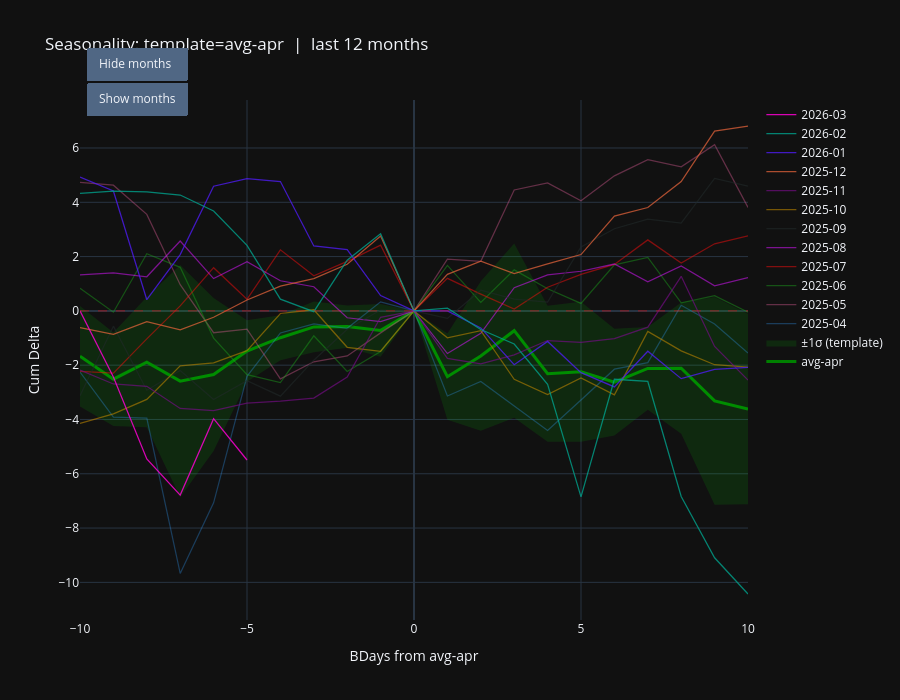

Write notebook code for a chart like this one.
### Code cell
import re
from RVUtils.seasonality_utils import monthend_cumsum_seasonality

# seasonality_df = monthend_cumsum_seasonality(df[df.index > datetime.date(2025, 1, 1)].dropna(), window=20)
# seasonality_df = monthend_cumsum_seasonality(df[["USD-SOFR-1D 7Y/20Y CURVE SPREADOVER"]].dropna(), window=10)
seasonality_df = monthend_cumsum_seasonality(df[["USD-SOFR-1D 20Y OUTRIGHT SPREADOVER"]].dropna(), window=10)
display(seasonality_df)

fig = go.Figure()

# me_col = f"avg"
me_col = "avg-apr"
line_w = 1.25
min_op = 0.35
max_op = 0.85

fig = go.Figure()
fig.add_trace(
    go.Scatter(
        x=seasonality_df.index,
        y=seasonality_df[me_col],
        mode="lines",
        name=f"{me_col}",
        line=dict(color="green", width=3),
    )
)
fig.add_hline(y=0, line_width=0.5, line_dash="dash", line_color="red")
if f"{me_col}+std1" in seasonality_df.columns and f"{me_col}-std1" in seasonality_df.columns:
    fig.add_trace(go.Scatter(x=seasonality_df.index, y=seasonality_df[f"{me_col}+std1"], mode="lines", line=dict(width=0), showlegend=False))
    fig.add_trace(
        go.Scatter(
            x=seasonality_df.index,
            y=seasonality_df[f"{me_col}-std1"],
            mode="lines",
            line=dict(width=0),
            fill="tonexty",
            fillcolor="rgba(0, 255, 0, 0.10)",
            name="±1σ (template)",
        )
    )

n_last = 12
monthly_cols = [c for c in seasonality_df.columns if isinstance(c, str) and re.fullmatch(r"\d{4}-\d{2}", c)]
monthly_cols = sorted(monthly_cols)  # chronological
keep = monthly_cols[-n_last:] if n_last > 0 else []

# keep = ["2024-11", "2023-11", "2022-11", "2021-11", "2020-11"]

alphas = np.linspace(min_op, max_op, num=len(keep)) if keep else []
palette = px.colors.qualitative.Dark24 if hasattr(px.colors.qualitative, "Dark24") else px.colors.qualitative.Plotly
for i, col in enumerate(keep):
    fig.add_trace(
        go.Scatter(
            x=seasonality_df.index,
            y=seasonality_df[col],
            mode="lines",
            name=col,  # legend shows 'YYYY-MM'
            opacity=float(alphas[i]),
            line=dict(width=line_w, color=palette[i % len(palette)]),
        )
    )

fig.update_layout(
    xaxis_title=f"BDays from {me_col}",
    yaxis_title="Cum Delta",
    title=f"Seasonality: template={me_col}  |  last {len(keep)} months",
    showlegend=True,
    template="plotly_dark",
    height=700,
    updatemenus=[
        dict(
            type="buttons",
            showactive=False,
            x=0.01,
            y=1.10,
            xanchor="left",
            yanchor="top",
            buttons=[
                dict(label="Hide months", method="update", args=[{"visible": [True, True, True] + [False] * len(keep)}]),
                dict(label="Show months", method="update", args=[{"visible": [True, True, True] + [True] * len(keep)}]),
            ],
        )
    ],
)
fig.update_xaxes(showspikes=True, spikecolor="white", spikesnap="cursor", spikemode="across", showgrid=True)
fig.update_yaxes(showspikes=True, spikecolor="white", spikesnap="cursor", spikethickness=0.5, showgrid=True)

fig.show(config={"modeBarButtonsToAdd": ["drawline", "drawopenpath", "drawclosedpath", "drawcircle", "drawrect", "eraseshape"]})

### Figure 1 — Plotly figure (JSON) as saved in the notebook; plotly's stock layout.template omitted (floating-point values rounded to 4 significant figures)
{"data": [{"line": {"color": "green", "width": 3}, "mode": "lines", "name": "avg-apr", "type": "scatter", "x": [-10, -9, -8, -7, -6, -5, -4, -3, -2, -1, 0, 1, 2, 3, 4, 5, 6, 7, 8, 9, 10], "y": [-1.67, -2.516, -1.887, -2.586, -2.346, -1.477, -0.9887, -0.589, -0.5786, -0.7175, 0, -2.424, -1.661, -0.7294, -2.313, -2.241, -2.623, -2.121, -2.111, -3.315, -3.614]}, {"line": {"width": 0}, "mode": "lines", "showlegend": false, "type": "scatter", "x": [-10, -9, -8, -7, -6, -5, -4, -3, -2, -1, 0, 1, 2, 3, 4, 5, 6, 7, 8, 9, 10], "y": [0.1841, -0.7937, 0.5103, 1.688, 0.4735, -0.3468, -0.1614, 0.343, 0.2018, 0.2555, 0, -0.8342, 1.092, 2.478, 0.1921, 0.3402, -0.6583, -0.598, 0.3077, 0.5151, -0.1057]}, {"fill": "tonexty", "fillcolor": "rgba(0, 255, 0, 0.10)", "line": {"width": 0}, "mode": "lines", "name": "±1σ (template)", "type": "scatter", "x": [-10, -9, -8, -7, -6, -5, -4, -3, -2, -1, 0, 1, 2, 3, 4, 5, 6, 7, 8, 9, 10], "y": [-3.523, -4.238, -4.285, -6.86, -5.166, -2.608, -1.816, -1.521, -1.359, -1.691, 0, -4.015, -4.415, -3.937, -4.818, -4.822, -4.589, -3.643, -4.53, -7.144, -7.123]}, {"line": {"color": "#2E91E5", "width": 1.25}, "mode": "lines", "name": "2025-04", "opacity": 0.35, "type": "scatter", "x": [-10, -9, -8, -7, -6, -5, -4, -3, -2, -1, 0, 1, 2, 3, 4, 5, 6, 7, 8, 9, 10], "y": [-2.251, -3.914, -3.946, -9.671, -7.069, -2.413, -0.8126, -0.4783, -0.6427, 0.3338, 0, -3.136, -2.602, -3.508, -4.402, -3.285, -2.147, -1.904, 0.2069, -0.482, -1.552]}, {"line": {"color": "#E15F99", "width": 1.25}, "mode": "lines", "name": "2025-05", "opacity": 0.3955, "type": "scatter", "x": [-10, -9, -8, -7, -6, -5, -4, -3, -2, -1, 0, 1, 2, 3, 4, 5, 6, 7, 8, 9, 10], "y": [4.732, 4.63, 3.555, 0.964, -0.8041, -0.6723, -2.504, -1.875, -1.661, -0.8103, 0, 1.902, 1.827, 4.454, 4.711, 4.058, 4.974, 5.572, 5.309, 6.121, 3.812]}, {"line": {"color": "#1CA71C", "width": 1.25}, "mode": "lines", "name": "2025-06", "opacity": 0.4409, "type": "scatter", "x": [-10, -9, -8, -7, -6, -5, -4, -3, -2, -1, 0, 1, 2, 3, 4, 5, 6, 7, 8, 9, 10], "y": [0.8314, -0.04807, 2.107, 1.605, -1.004, -2.349, -2.644, -0.9196, -2.23, -1.496, 0, 1.676, 0.315, 1.511, 0.8133, 0.2747, 1.694, 1.97, 0.2948, 0.562, -0.04884]}, {"line": {"color": "#FB0D0D", "width": 1.25}, "mode": "lines", "name": "2025-07", "opacity": 0.4864, "type": "scatter", "x": [-10, -9, -8, -7, -6, -5, -4, -3, -2, -1, 0, 1, 2, 3, 4, 5, 6, 7, 8, 9, 10], "y": [-2.232, -2.296, -1.032, 0.1825, 1.591, 0.4281, 2.25, 1.295, 1.824, 2.423, 0, 1.199, 0.6185, 0.06776, 0.8712, 1.345, 1.713, 2.615, 1.763, 2.471, 2.763]}, {"line": {"color": "#DA16FF", "width": 1.25}, "mode": "lines", "name": "2025-08", "opacity": 0.5318, "type": "scatter", "x": [-10, -9, -8, -7, -6, -5, -4, -3, -2, -1, 0, 1, 2, 3, 4, 5, 6, 7, 8, 9, 10], "y": [1.323, 1.397, 1.256, 2.574, 1.191, 1.808, 1.11, 0.8905, -0.253, -0.3964, 0, -1.571, -0.8267, 0.8531, 1.325, 1.46, 1.726, 1.069, 1.651, 0.9215, 1.227]}, {"line": {"color": "#222A2A", "width": 1.25}, "mode": "lines", "name": "2025-09", "opacity": 0.5773, "type": "scatter", "x": [-10, -9, -8, -7, -6, -5, -4, -3, -2, -1, 0, 1, 2, 3, 4, 5, 6, 7, 8, 9, 10], "y": [-3.126, -0.5624, -2.922, -2.196, -3.262, -2.572, -3.14, -1.816, -0.6794, 0.03019, 0, -0.2771, 0.7621, 0.4332, 0.3206, 2.357, 3.027, 3.377, 3.238, 4.88, 4.596]}, {"line": {"color": "#B68100", "width": 1.25}, "mode": "lines", "name": "2025-10", "opacity": 0.6227, "type": "scatter", "x": [-10, -9, -8, -7, -6, -5, -4, -3, -2, -1, 0, 1, 2, 3, 4, 5, 6, 7, 8, 9, 10], "y": [-4.144, -3.791, -3.261, -2.027, -1.912, -1.465, -0.09581, 0.04129, -1.341, -1.487, 0, -0.9916, -0.7282, -2.521, -3.084, -2.468, -3.093, -0.7548, -1.471, -1.984, -2.069]}, {"line": {"color": "#750D86", "width": 1.25}, "mode": "lines", "name": "2025-11", "opacity": 0.6682, "type": "scatter", "x": [-10, -9, -8, -7, -6, -5, -4, -3, -2, -1, 0, 1, 2, 3, 4, 5, 6, 7, 8, 9, 10], "y": [-2.18, -2.693, -2.778, -3.594, -3.67, -3.397, -3.324, -3.214, -2.44, -0.2366, 0, -1.75, -1.953, -1.619, -1.092, -1.164, -1.02, -0.5991, 1.274, -1.312, -2.549]}, {"line": {"color": "#EB663B", "width": 1.25}, "mode": "lines", "name": "2025-12", "opacity": 0.7136, "type": "scatter", "x": [-10, -9, -8, -7, -6, -5, -4, -3, -2, -1, 0, 1, 2, 3, 4, 5, 6, 7, 8, 9, 10], "y": [-0.6157, -0.8665, -0.3964, -0.6951, -0.2357, 0.4023, 0.9145, 1.187, 1.715, 2.762, 0, 1.344, 1.835, 1.375, 1.729, 2.075, 3.491, 3.808, 4.762, 6.622, 6.811]}, {"line": {"color": "#511CFB", "width": 1.25}, "mode": "lines", "name": "2026-01", "opacity": 0.7591, "type": "scatter", "x": [-10, -9, -8, -7, -6, -5, -4, -3, -2, -1, 0, 1, 2, 3, 4, 5, 6, 7, 8, 9, 10], "y": [4.929, 4.416, 0.4104, 2.073, 4.593, 4.871, 4.764, 2.392, 2.26, 0.5623, 0, -0.0003624, -0.6278, -1.983, -1.125, -2.277, -2.801, -1.485, -2.495, -2.155, -2.078]}, {"line": {"color": "#00A08B", "width": 1.25}, "mode": "lines", "name": "2026-02", "opacity": 0.8045, "type": "scatter", "x": [-10, -9, -8, -7, -6, -5, -4, -3, -2, -1, 0, 1, 2, 3, 4, 5, 6, 7, 8, 9, 10], "y": [4.331, 4.408, 4.387, 4.268, 3.681, 2.412, 0.4321, -0.02933, 1.867, 2.839, 0, 0.1022, -0.6846, -1.219, -2.709, -6.852, -2.519, -2.6, -6.837, -9.094, -10.43]}, {"line": {"color": "#FB00D1", "width": 1.25}, "mode": "lines", "name": "2026-03", "opacity": 0.85, "type": "scatter", "x": [-10, -9, -8, -7, -6, -5, -4, -3, -2, -1, 0, 1, 2, 3, 4, 5, 6, 7, 8, 9, 10], "y": [0, -2.436, -5.452, -6.786, -3.969, -5.493, null, null, null, null, null, null, null, null, null, null, null, null, null, null, null]}], "layout": {"height": 700, "shapes": [{"line": {"color": "red", "dash": "dash", "width": 0.5}, "type": "line", "x0": 0, "x1": 1, "xref": "x domain", "y0": 0, "y1": 0, "yref": "y"}], "showlegend": true, "title": {"text": "Seasonality: template=avg-apr  |  last 12 months"}, "updatemenus": [{"buttons": [{"args": [{"visible": [true, true, true, false, false, false, false, false, false, false, false, false, false, false, false]}], "label": "Hide months", "method": "update"}, {"args": [{"visible": [true, true, true, true, true, true, true, true, true, true, true, true, true, true, true]}], "label": "Show months", "method": "update"}], "showactive": false, "type": "buttons", "x": 0.01, "xanchor": "left", "y": 1.1, "yanchor": "top"}], "xaxis": {"showgrid": true, "showspikes": true, "spikecolor": "white", "spikemode": "across", "spikesnap": "cursor", "title": {"text": "BDays from avg-apr"}}, "yaxis": {"showgrid": true, "showspikes": true, "spikecolor": "white", "spikesnap": "cursor", "spikethickness": 0.5, "title": {"text": "Cum Delta"}}}}
